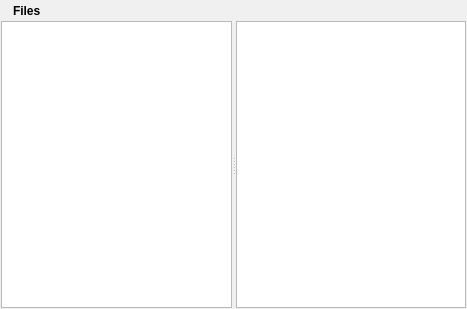
<ui version="4.0" >
 <class>SharedFilesDialog</class>
 <widget class="QWidget" name="SharedFilesDialog" >
  <property name="geometry" >
   <rect>
    <x>0</x>
    <y>0</y>
    <width>467</width>
    <height>309</height>
   </rect>
  </property>
  <property name="sizePolicy" >
   <sizepolicy>
    <hsizetype>7</hsizetype>
    <vsizetype>7</vsizetype>
    <horstretch>0</horstretch>
    <verstretch>0</verstretch>
   </sizepolicy>
  </property>
  <property name="palette" >
   <palette>
    <active>
     <colorrole role="WindowText" >
      <brush brushstyle="SolidPattern" >
       <color alpha="255" >
        <red>0</red>
        <green>0</green>
        <blue>0</blue>
       </color>
      </brush>
     </colorrole>
     <colorrole role="Button" >
      <brush brushstyle="SolidPattern" >
       <color alpha="255" >
        <red>208</red>
        <green>208</green>
        <blue>208</blue>
       </color>
      </brush>
     </colorrole>
     <colorrole role="Light" >
      <brush brushstyle="SolidPattern" >
       <color alpha="255" >
        <red>255</red>
        <green>255</green>
        <blue>255</blue>
       </color>
      </brush>
     </colorrole>
     <colorrole role="Midlight" >
      <brush brushstyle="SolidPattern" >
       <color alpha="255" >
        <red>247</red>
        <green>247</green>
        <blue>247</blue>
       </color>
      </brush>
     </colorrole>
     <colorrole role="Dark" >
      <brush brushstyle="SolidPattern" >
       <color alpha="255" >
        <red>104</red>
        <green>104</green>
        <blue>104</blue>
       </color>
      </brush>
     </colorrole>
     <colorrole role="Mid" >
      <brush brushstyle="SolidPattern" >
       <color alpha="255" >
        <red>139</red>
        <green>139</green>
        <blue>139</blue>
       </color>
      </brush>
     </colorrole>
     <colorrole role="Text" >
      <brush brushstyle="SolidPattern" >
       <color alpha="255" >
        <red>0</red>
        <green>0</green>
        <blue>0</blue>
       </color>
      </brush>
     </colorrole>
     <colorrole role="BrightText" >
      <brush brushstyle="SolidPattern" >
       <color alpha="255" >
        <red>255</red>
        <green>255</green>
        <blue>255</blue>
       </color>
      </brush>
     </colorrole>
     <colorrole role="ButtonText" >
      <brush brushstyle="SolidPattern" >
       <color alpha="255" >
        <red>0</red>
        <green>0</green>
        <blue>0</blue>
       </color>
      </brush>
     </colorrole>
     <colorrole role="Base" >
      <brush brushstyle="SolidPattern" >
       <color alpha="255" >
        <red>255</red>
        <green>255</green>
        <blue>255</blue>
       </color>
      </brush>
     </colorrole>
     <colorrole role="Window" >
      <brush brushstyle="SolidPattern" >
       <color alpha="255" >
        <red>240</red>
        <green>240</green>
        <blue>240</blue>
       </color>
      </brush>
     </colorrole>
     <colorrole role="Shadow" >
      <brush brushstyle="SolidPattern" >
       <color alpha="255" >
        <red>0</red>
        <green>0</green>
        <blue>0</blue>
       </color>
      </brush>
     </colorrole>
     <colorrole role="Highlight" >
      <brush brushstyle="SolidPattern" >
       <color alpha="255" >
        <red>0</red>
        <green>0</green>
        <blue>128</blue>
       </color>
      </brush>
     </colorrole>
     <colorrole role="HighlightedText" >
      <brush brushstyle="SolidPattern" >
       <color alpha="255" >
        <red>255</red>
        <green>255</green>
        <blue>255</blue>
       </color>
      </brush>
     </colorrole>
     <colorrole role="Link" >
      <brush brushstyle="SolidPattern" >
       <color alpha="255" >
        <red>0</red>
        <green>0</green>
        <blue>255</blue>
       </color>
      </brush>
     </colorrole>
     <colorrole role="LinkVisited" >
      <brush brushstyle="SolidPattern" >
       <color alpha="255" >
        <red>255</red>
        <green>0</green>
        <blue>255</blue>
       </color>
      </brush>
     </colorrole>
     <colorrole role="AlternateBase" >
      <brush brushstyle="SolidPattern" >
       <color alpha="255" >
        <red>231</red>
        <green>231</green>
        <blue>231</blue>
       </color>
      </brush>
     </colorrole>
    </active>
    <inactive>
     <colorrole role="WindowText" >
      <brush brushstyle="SolidPattern" >
       <color alpha="255" >
        <red>0</red>
        <green>0</green>
        <blue>0</blue>
       </color>
      </brush>
     </colorrole>
     <colorrole role="Button" >
      <brush brushstyle="SolidPattern" >
       <color alpha="255" >
        <red>208</red>
        <green>208</green>
        <blue>208</blue>
       </color>
      </brush>
     </colorrole>
     <colorrole role="Light" >
      <brush brushstyle="SolidPattern" >
       <color alpha="255" >
        <red>255</red>
        <green>255</green>
        <blue>255</blue>
       </color>
      </brush>
     </colorrole>
     <colorrole role="Midlight" >
      <brush brushstyle="SolidPattern" >
       <color alpha="255" >
        <red>247</red>
        <green>247</green>
        <blue>247</blue>
       </color>
      </brush>
     </colorrole>
     <colorrole role="Dark" >
      <brush brushstyle="SolidPattern" >
       <color alpha="255" >
        <red>104</red>
        <green>104</green>
        <blue>104</blue>
       </color>
      </brush>
     </colorrole>
     <colorrole role="Mid" >
      <brush brushstyle="SolidPattern" >
       <color alpha="255" >
        <red>139</red>
        <green>139</green>
        <blue>139</blue>
       </color>
      </brush>
     </colorrole>
     <colorrole role="Text" >
      <brush brushstyle="SolidPattern" >
       <color alpha="255" >
        <red>0</red>
        <green>0</green>
        <blue>0</blue>
       </color>
      </brush>
     </colorrole>
     <colorrole role="BrightText" >
      <brush brushstyle="SolidPattern" >
       <color alpha="255" >
        <red>255</red>
        <green>255</green>
        <blue>255</blue>
       </color>
      </brush>
     </colorrole>
     <colorrole role="ButtonText" >
      <brush brushstyle="SolidPattern" >
       <color alpha="255" >
        <red>0</red>
        <green>0</green>
        <blue>0</blue>
       </color>
      </brush>
     </colorrole>
     <colorrole role="Base" >
      <brush brushstyle="SolidPattern" >
       <color alpha="255" >
        <red>255</red>
        <green>255</green>
        <blue>255</blue>
       </color>
      </brush>
     </colorrole>
     <colorrole role="Window" >
      <brush brushstyle="SolidPattern" >
       <color alpha="255" >
        <red>240</red>
        <green>240</green>
        <blue>240</blue>
       </color>
      </brush>
     </colorrole>
     <colorrole role="Shadow" >
      <brush brushstyle="SolidPattern" >
       <color alpha="255" >
        <red>0</red>
        <green>0</green>
        <blue>0</blue>
       </color>
      </brush>
     </colorrole>
     <colorrole role="Highlight" >
      <brush brushstyle="SolidPattern" >
       <color alpha="255" >
        <red>192</red>
        <green>192</green>
        <blue>192</blue>
       </color>
      </brush>
     </colorrole>
     <colorrole role="HighlightedText" >
      <brush brushstyle="SolidPattern" >
       <color alpha="255" >
        <red>0</red>
        <green>0</green>
        <blue>0</blue>
       </color>
      </brush>
     </colorrole>
     <colorrole role="Link" >
      <brush brushstyle="SolidPattern" >
       <color alpha="255" >
        <red>0</red>
        <green>0</green>
        <blue>255</blue>
       </color>
      </brush>
     </colorrole>
     <colorrole role="LinkVisited" >
      <brush brushstyle="SolidPattern" >
       <color alpha="255" >
        <red>255</red>
        <green>0</green>
        <blue>255</blue>
       </color>
      </brush>
     </colorrole>
     <colorrole role="AlternateBase" >
      <brush brushstyle="SolidPattern" >
       <color alpha="255" >
        <red>231</red>
        <green>231</green>
        <blue>231</blue>
       </color>
      </brush>
     </colorrole>
    </inactive>
    <disabled>
     <colorrole role="WindowText" >
      <brush brushstyle="SolidPattern" >
       <color alpha="255" >
        <red>104</red>
        <green>104</green>
        <blue>104</blue>
       </color>
      </brush>
     </colorrole>
     <colorrole role="Button" >
      <brush brushstyle="SolidPattern" >
       <color alpha="255" >
        <red>208</red>
        <green>208</green>
        <blue>208</blue>
       </color>
      </brush>
     </colorrole>
     <colorrole role="Light" >
      <brush brushstyle="SolidPattern" >
       <color alpha="255" >
        <red>255</red>
        <green>255</green>
        <blue>255</blue>
       </color>
      </brush>
     </colorrole>
     <colorrole role="Midlight" >
      <brush brushstyle="SolidPattern" >
       <color alpha="255" >
        <red>247</red>
        <green>247</green>
        <blue>247</blue>
       </color>
      </brush>
     </colorrole>
     <colorrole role="Dark" >
      <brush brushstyle="SolidPattern" >
       <color alpha="255" >
        <red>104</red>
        <green>104</green>
        <blue>104</blue>
       </color>
      </brush>
     </colorrole>
     <colorrole role="Mid" >
      <brush brushstyle="SolidPattern" >
       <color alpha="255" >
        <red>139</red>
        <green>139</green>
        <blue>139</blue>
       </color>
      </brush>
     </colorrole>
     <colorrole role="Text" >
      <brush brushstyle="SolidPattern" >
       <color alpha="255" >
        <red>104</red>
        <green>104</green>
        <blue>104</blue>
       </color>
      </brush>
     </colorrole>
     <colorrole role="BrightText" >
      <brush brushstyle="SolidPattern" >
       <color alpha="255" >
        <red>255</red>
        <green>255</green>
        <blue>255</blue>
       </color>
      </brush>
     </colorrole>
     <colorrole role="ButtonText" >
      <brush brushstyle="SolidPattern" >
       <color alpha="255" >
        <red>104</red>
        <green>104</green>
        <blue>104</blue>
       </color>
      </brush>
     </colorrole>
     <colorrole role="Base" >
      <brush brushstyle="SolidPattern" >
       <color alpha="255" >
        <red>240</red>
        <green>240</green>
        <blue>240</blue>
       </color>
      </brush>
     </colorrole>
     <colorrole role="Window" >
      <brush brushstyle="SolidPattern" >
       <color alpha="255" >
        <red>240</red>
        <green>240</green>
        <blue>240</blue>
       </color>
      </brush>
     </colorrole>
     <colorrole role="Shadow" >
      <brush brushstyle="SolidPattern" >
       <color alpha="255" >
        <red>0</red>
        <green>0</green>
        <blue>0</blue>
       </color>
      </brush>
     </colorrole>
     <colorrole role="Highlight" >
      <brush brushstyle="SolidPattern" >
       <color alpha="255" >
        <red>0</red>
        <green>0</green>
        <blue>128</blue>
       </color>
      </brush>
     </colorrole>
     <colorrole role="HighlightedText" >
      <brush brushstyle="SolidPattern" >
       <color alpha="255" >
        <red>255</red>
        <green>255</green>
        <blue>255</blue>
       </color>
      </brush>
     </colorrole>
     <colorrole role="Link" >
      <brush brushstyle="SolidPattern" >
       <color alpha="255" >
        <red>0</red>
        <green>0</green>
        <blue>255</blue>
       </color>
      </brush>
     </colorrole>
     <colorrole role="LinkVisited" >
      <brush brushstyle="SolidPattern" >
       <color alpha="255" >
        <red>255</red>
        <green>0</green>
        <blue>255</blue>
       </color>
      </brush>
     </colorrole>
     <colorrole role="AlternateBase" >
      <brush brushstyle="SolidPattern" >
       <color alpha="255" >
        <red>231</red>
        <green>231</green>
        <blue>231</blue>
       </color>
      </brush>
     </colorrole>
    </disabled>
   </palette>
  </property>
  <property name="font" >
   <font>
    <family>Arial</family>
    <pointsize>8</pointsize>
    <weight>50</weight>
    <italic>false</italic>
    <bold>false</bold>
    <underline>false</underline>
    <strikeout>false</strikeout>
   </font>
  </property>
  <property name="contextMenuPolicy" >
   <enum>Qt::NoContextMenu</enum>
  </property>
  <layout class="QGridLayout" >
   <property name="margin" >
    <number>1</number>
   </property>
   <property name="spacing" >
    <number>1</number>
   </property>
   <item row="0" column="0" >
    <layout class="QGridLayout" >
     <property name="margin" >
      <number>0</number>
     </property>
     <property name="spacing" >
      <number>0</number>
     </property>
     <item row="0" column="0" >
      <layout class="QGridLayout" >
       <property name="margin" >
        <number>0</number>
       </property>
       <property name="spacing" >
        <number>0</number>
       </property>
       <item row="0" column="1" >
        <spacer>
         <property name="orientation" >
          <enum>Qt::Horizontal</enum>
         </property>
         <property name="sizeHint" >
          <size>
           <width>40</width>
           <height>20</height>
          </size>
         </property>
        </spacer>
       </item>
       <item row="0" column="0" >
        <layout class="QGridLayout" >
         <property name="margin" >
          <number>0</number>
         </property>
         <property name="spacing" >
          <number>6</number>
         </property>
         <item row="0" column="0" >
          <widget class="QLabel" name="label" >
           <property name="text" >
            <string/>
           </property>
           <property name="pixmap" >
            <pixmap resource="images.qrc" >:/images/folder_green16.png</pixmap>
           </property>
          </widget>
         </item>
         <item row="0" column="1" >
          <widget class="QLabel" name="label_2" >
           <property name="text" >
            <string>&lt;html>&lt;head>&lt;meta name="qrichtext" content="1" />&lt;style type="text/css">
p, li { white-space: pre-wrap; }
&lt;/style>&lt;/head>&lt;body style=" font-family:'Arial'; font-size:8pt; font-weight:400; font-style:normal; text-decoration:none;">
&lt;p style=" margin-top:0px; margin-bottom:0px; margin-left:0px; margin-right:0px; -qt-block-indent:0; text-indent:0px;">&lt;span style=" font-size:9pt; font-weight:600;">Files&lt;/span>&lt;/p>&lt;/body>&lt;/html></string>
           </property>
          </widget>
         </item>
        </layout>
       </item>
      </layout>
     </item>
     <item row="1" column="0" >
      <widget class="QSplitter" name="splitter" >
       <property name="sizePolicy" >
        <sizepolicy>
         <hsizetype>7</hsizetype>
         <vsizetype>7</vsizetype>
         <horstretch>0</horstretch>
         <verstretch>0</verstretch>
        </sizepolicy>
       </property>
       <property name="orientation" >
        <enum>Qt::Horizontal</enum>
       </property>
       <widget class="QTreeView" name="localDirTreeView" >
        <property name="contextMenuPolicy" >
         <enum>Qt::CustomContextMenu</enum>
        </property>
        <property name="acceptDrops" >
         <bool>true</bool>
        </property>
        <property name="dragEnabled" >
         <bool>true</bool>
        </property>
        <property name="dragDropMode" >
         <enum>QAbstractItemView::DragDrop</enum>
        </property>
        <property name="alternatingRowColors" >
         <bool>true</bool>
        </property>
        <property name="selectionMode" >
         <enum>QAbstractItemView::ContiguousSelection</enum>
        </property>
        <property name="sortingEnabled" >
         <bool>true</bool>
        </property>
       </widget>
       <widget class="QTreeView" name="remoteDirTreeView" >
        <property name="contextMenuPolicy" >
         <enum>Qt::CustomContextMenu</enum>
        </property>
        <property name="dragEnabled" >
         <bool>true</bool>
        </property>
        <property name="dragDropMode" >
         <enum>QAbstractItemView::DragOnly</enum>
        </property>
        <property name="alternatingRowColors" >
         <bool>true</bool>
        </property>
        <property name="sortingEnabled" >
         <bool>true</bool>
        </property>
       </widget>
      </widget>
     </item>
    </layout>
   </item>
  </layout>
 </widget>
 <resources>
  <include location="images.qrc" />
 </resources>
 <connections/>
</ui>
